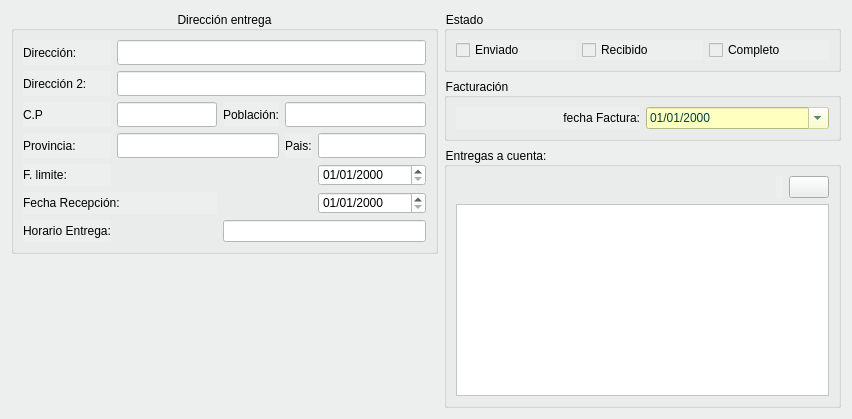
     <widget class="QWidget" name="tab_9">
      <property name="styleSheet">
       <string notr="true">background-color: #ecefed;</string>
      </property>
      <attribute name="title">
       <string>Procesos</string>
      </attribute>
      <layout class="QGridLayout" name="gridLayout_11">
       <item row="1" column="1">
        <widget class="QGroupBox" name="groupBox_6">
         <property name="title">
          <string>Facturación</string>
         </property>
         <layout class="QHBoxLayout" name="horizontalLayout_8">
          <item>
           <widget class="QLabel" name="lbfacturado">
            <property name="styleSheet">
             <string notr="true"/>
            </property>
            <property name="text">
             <string>fecha Factura:</string>
            </property>
            <property name="alignment">
             <set>Qt::AlignRight|Qt::AlignTrailing|Qt::AlignVCenter</set>
            </property>
           </widget>
          </item>
          <item>
           <widget class="QDateEdit" name="txtfecha_factura">
            <property name="enabled">
             <bool>false</bool>
            </property>
            <property name="sizePolicy">
             <sizepolicy hsizetype="Preferred" vsizetype="Fixed">
              <horstretch>0</horstretch>
              <verstretch>0</verstretch>
             </sizepolicy>
            </property>
            <property name="styleSheet">
             <string notr="true">background-color: rgb(255, 255, 192);
color: rgb(0, 64, 64);</string>
            </property>
            <property name="displayFormat">
             <string>dd/MM/yyyy</string>
            </property>
            <property name="calendarPopup">
             <bool>true</bool>
            </property>
           </widget>
          </item>
         </layout>
        </widget>
       </item>
       <item row="0" column="1">
        <widget class="QGroupBox" name="groupBox_5">
         <property name="title">
          <string>Estado</string>
         </property>
         <layout class="QHBoxLayout" name="horizontalLayout_7">
          <item>
           <layout class="QHBoxLayout" name="horizontalLayout_3">
            <item>
             <widget class="QCheckBox" name="chkenviado">
              <property name="text">
               <string>Enviado</string>
              </property>
             </widget>
            </item>
            <item>
             <widget class="QCheckBox" name="chkRecibido">
              <property name="text">
               <string>Recibido</string>
              </property>
             </widget>
            </item>
            <item>
             <widget class="QCheckBox" name="chklCompleto">
              <property name="text">
               <string>Completo</string>
              </property>
             </widget>
            </item>
           </layout>
          </item>
         </layout>
        </widget>
       </item>
       <item row="0" column="0" rowspan="4">
        <widget class="QGroupBox" name="groupBox_2">
         <property name="title">
          <string>Dirección entrega</string>
         </property>
         <property name="alignment">
          <set>Qt::AlignCenter</set>
         </property>
         <property name="flat">
          <bool>false</bool>
         </property>
         <layout class="QGridLayout" name="gridLayout_7">
          <item row="3" column="0">
           <widget class="QLabel" name="label_39">
            <property name="text">
             <string>Provincia:</string>
            </property>
           </widget>
          </item>
          <item row="3" column="5">
           <widget class="QLineEdit" name="txtpaisEntrega">
            <property name="minimumSize">
             <size>
              <width>0</width>
              <height>25</height>
             </size>
            </property>
            <property name="styleSheet">
             <string notr="true">background-color: rgb(255, 255, 255);</string>
            </property>
           </widget>
          </item>
          <item row="3" column="1" colspan="3">
           <widget class="QLineEdit" name="txtprovincia_entrega">
            <property name="minimumSize">
             <size>
              <width>0</width>
              <height>25</height>
             </size>
            </property>
            <property name="maximumSize">
             <size>
              <width>16777215</width>
              <height>16777215</height>
             </size>
            </property>
            <property name="styleSheet">
             <string notr="true">background-color: rgb(255, 255, 255);</string>
            </property>
           </widget>
          </item>
          <item row="4" column="5">
           <widget class="QDateEdit" name="txtFechaLimite">
            <property name="styleSheet">
             <string notr="true">background-color: rgb(255, 255, 255);</string>
            </property>
            <property name="displayFormat">
             <string>dd/MM/yyyy</string>
            </property>
           </widget>
          </item>
          <item row="6" column="0">
           <widget class="QLabel" name="label_19">
            <property name="text">
             <string>Horario Entrega:</string>
            </property>
           </widget>
          </item>
          <item row="0" column="1" colspan="5">
           <widget class="QLineEdit" name="txtdireccion1_entrega">
            <property name="minimumSize">
             <size>
              <width>0</width>
              <height>25</height>
             </size>
            </property>
            <property name="styleSheet">
             <string notr="true">background-color: rgb(255, 255, 255);</string>
            </property>
           </widget>
          </item>
          <item row="4" column="0">
           <widget class="QLabel" name="label_23">
            <property name="text">
             <string>F. limite:</string>
            </property>
           </widget>
          </item>
          <item row="1" column="1" colspan="5">
           <widget class="QLineEdit" name="txtdireccion1_entrega_2">
            <property name="minimumSize">
             <size>
              <width>0</width>
              <height>25</height>
             </size>
            </property>
            <property name="styleSheet">
             <string notr="true">background-color: rgb(255, 255, 255);</string>
            </property>
           </widget>
          </item>
          <item row="2" column="2" colspan="2">
           <widget class="QLabel" name="label_40">
            <property name="text">
             <string>Población:</string>
            </property>
           </widget>
          </item>
          <item row="2" column="0">
           <widget class="QLabel" name="label_31">
            <property name="text">
             <string>C.P</string>
            </property>
           </widget>
          </item>
          <item row="1" column="0">
           <widget class="QLabel" name="label_41">
            <property name="text">
             <string>Dirección 2:</string>
            </property>
           </widget>
          </item>
          <item row="6" column="2" colspan="4">
           <widget class="QLineEdit" name="txtHorarioEntrega">
            <property name="styleSheet">
             <string notr="true">background-color: rgb(255, 255, 255);</string>
            </property>
           </widget>
          </item>
          <item row="3" column="4">
           <widget class="QLabel" name="label_37">
            <property name="text">
             <string>Pais:</string>
            </property>
           </widget>
          </item>
          <item row="5" column="5">
           <widget class="QDateEdit" name="txtfechaRecepcion">
            <property name="minimumSize">
             <size>
              <width>0</width>
              <height>0</height>
             </size>
            </property>
            <property name="styleSheet">
             <string notr="true">background-color: rgb(255, 255, 255);</string>
            </property>
            <property name="displayFormat">
             <string>dd/MM/yyyy</string>
            </property>
            <property name="calendarPopup">
             <bool>false</bool>
            </property>
           </widget>
          </item>
          <item row="2" column="4" colspan="2">
           <widget class="QLineEdit" name="txtpoblacion_entrega">
            <property name="sizePolicy">
             <sizepolicy hsizetype="Expanding" vsizetype="Fixed">
              <horstretch>0</horstretch>
              <verstretch>0</verstretch>
             </sizepolicy>
            </property>
            <property name="minimumSize">
             <size>
              <width>0</width>
              <height>25</height>
             </size>
            </property>
            <property name="styleSheet">
             <string notr="true">background-color: rgb(255, 255, 255);</string>
            </property>
           </widget>
          </item>
          <item row="5" column="0" colspan="2">
           <widget class="QLabel" name="label_42">
            <property name="text">
             <string>Fecha Recepción: </string>
            </property>
           </widget>
          </item>
          <item row="0" column="0">
           <widget class="QLabel" name="label_38">
            <property name="text">
             <string>Dirección:</string>
            </property>
           </widget>
          </item>
          <item row="2" column="1">
           <widget class="QLineEdit" name="txtcp_entrega">
            <property name="minimumSize">
             <size>
              <width>0</width>
              <height>25</height>
             </size>
            </property>
            <property name="maximumSize">
             <size>
              <width>100</width>
              <height>16777215</height>
             </size>
            </property>
            <property name="styleSheet">
             <string notr="true">background-color: rgb(255, 255, 255);</string>
            </property>
           </widget>
          </item>
         </layout>
        </widget>
       </item>
       <item row="2" column="1" rowspan="3">
        <widget class="QGroupBox" name="groupBox_3">
         <property name="title">
          <string>Entregas a cuenta:</string>
         </property>
         <layout class="QGridLayout" name="gridLayout_8">
          <item row="0" column="0">
           <spacer name="horizontalSpacer_6">
            <property name="orientation">
             <enum>Qt::Horizontal</enum>
            </property>
            <property name="sizeHint" stdset="0">
             <size>
              <width>314</width>
              <height>20</height>
             </size>
            </property>
           </spacer>
          </item>
          <item row="0" column="1">
           <layout class="QHBoxLayout" name="horizontalLayout_4">
            <item>
             <widget class="QLabel" name="label_20">
              <property name="text">
               <string/>
              </property>
             </widget>
            </item>
            <item>
             <widget class="QPushButton" name="btnAnadirEntregas">
              <property name="icon">
               <iconset resource="../maya.qrc">
                <normaloff>:/Icons/PNG/add.png</normaloff>:/Icons/PNG/add.png</iconset>
              </property>
              <property name="iconSize">
               <size>
                <width>15</width>
                <height>15</height>
               </size>
              </property>
             </widget>
            </item>
           </layout>
          </item>
          <item row="1" column="0" colspan="2">
           <widget class="QTableView" name="tabla_entregas">
            <property name="styleSheet">
             <string notr="true">background-color: rgb(255, 255, 255);
alternate-background-color: rgb(255, 255, 222);</string>
            </property>
            <property name="alternatingRowColors">
             <bool>true</bool>
            </property>
           </widget>
          </item>
         </layout>
        </widget>
       </item>
       <item row="4" column="0">
        <spacer name="verticalSpacer_6">
         <property name="orientation">
          <enum>Qt::Vertical</enum>
         </property>
         <property name="sizeHint" stdset="0">
          <size>
           <width>20</width>
           <height>40</height>
          </size>
         </property>
        </spacer>
       </item>
      </layout>
     </widget>
